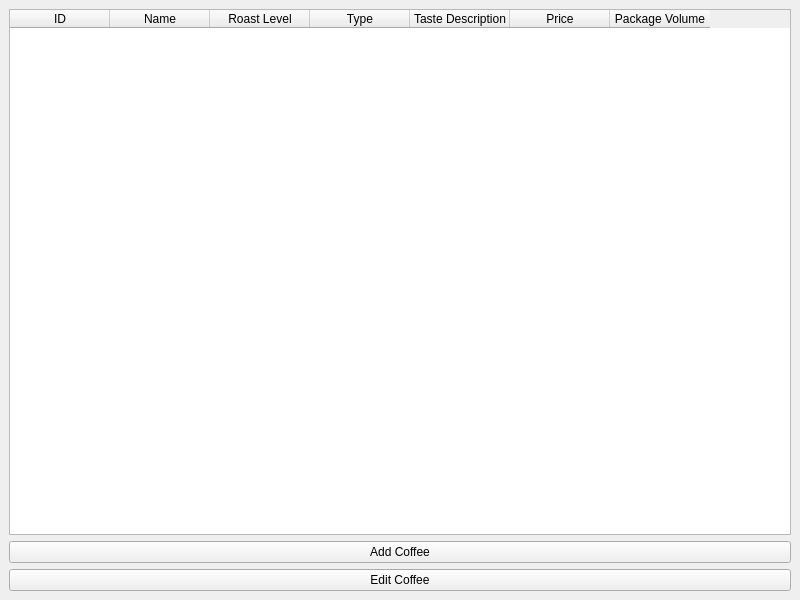
<?xml version="1.0" encoding="UTF-8"?>
<ui version="4.0">
    <class>MainWindow</class>
    <widget class="QMainWindow" name="MainWindow">
        <property name="geometry">
            <rect>
                <x>0</x>
                <y>0</y>
                <width>800</width>
                <height>600</height>
            </rect>
        </property>
        <property name="windowTitle">
            <string>Coffee Information</string>
        </property>
        <widget class="QWidget" name="centralwidget">
            <layout class="QVBoxLayout" name="verticalLayout">
                <item>
                    <widget class="QTableWidget" name="tableWidget">
                        <property name="editTriggers">
                            <enum>QAbstractItemView::NoEditTriggers</enum>
                        </property>
                        <property name="selectionBehavior">
                            <enum>QAbstractItemView::SelectRows</enum>
                        </property>
                        <column>
                            <property name="text">
                                <string>ID</string>
                            </property>
                        </column>
                        <column>
                            <property name="text">
                                <string>Name</string>
                            </property>
                        </column>
                        <column>
                            <property name="text">
                                <string>Roast Level</string>
                            </property>
                        </column>
                        <column>
                            <property name="text">
                                <string>Type</string>
                            </property>
                        </column>
                        <column>
                            <property name="text">
                                <string>Taste Description</string>
                            </property>
                        </column>
                        <column>
                            <property name="text">
                                <string>Price</string>
                            </property>
                        </column>
                        <column>
                            <property name="text">
                                <string>Package Volume</string>
                            </property>
                        </column>
                    </widget>
                </item>
                <item>
                    <widget class="QPushButton" name="pushButtonAdd">
                        <property name="text">
                            <string>Add Coffee</string>
                        </property>
                    </widget>
                </item>
                <item>
                    <widget class="QPushButton" name="pushButtonEdit">
                        <property name="text">
                            <string>Edit Coffee</string>
                        </property>
                    </widget>
                </item>
            </layout>
        </widget>
    </widget>
    <resources/>
    <connections/>
</ui>
